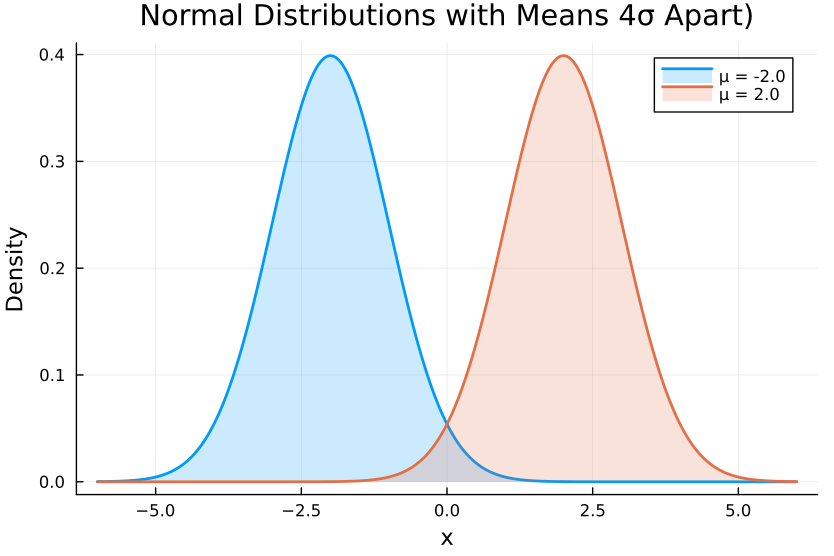

Generate this figure with Julia:
using Plots
using Distributions

σ = 1.0          # shared standard deviation
μ1, μ2 = -2σ, 2σ # 4σ separation between means

dist1 = Normal(μ1, σ)
dist2 = Normal(μ2, σ)

x = range(μ1 - 4σ, μ2 + 4σ, length=500)

plot(x, pdf.(dist1, x), label="μ = $μ1", lw=2, fill=(0, 0.2))
plot!(x, pdf.(dist2, x), label="μ = $μ2", lw=2, fill=(0, 0.2))
xlabel!("x")
ylabel!("Density")
title!("Normal Distributions with Means 4σ Apart)")
